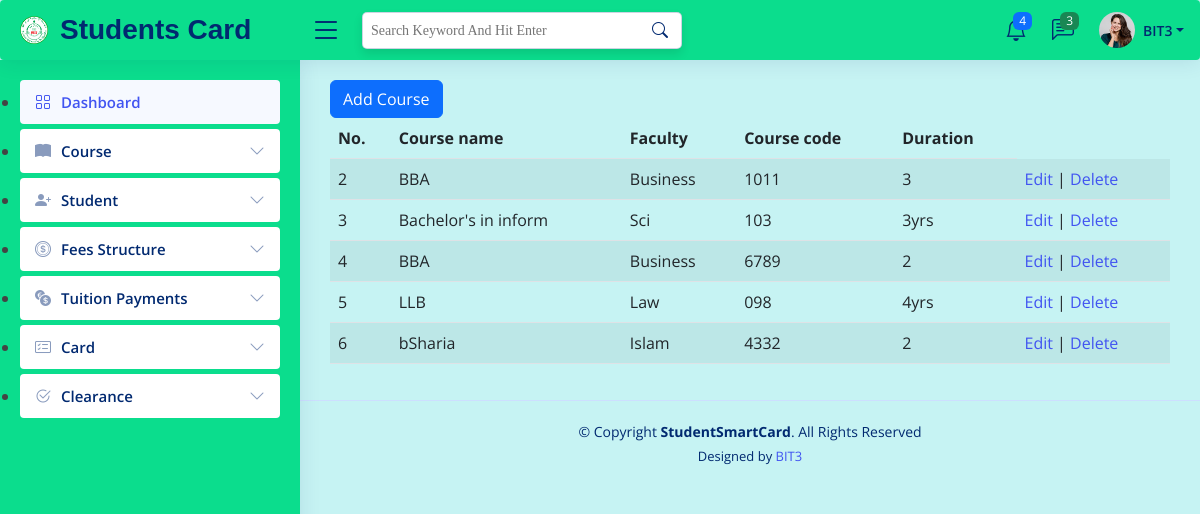
Screenshot of /add_course/ (signed in) with the database file from the repository.
### Cards/models.py (models this page shows, shortened)
class Course(models.Model):
    course_name = models.CharField(max_length=20)
    faculty = models.CharField(max_length=50)
    course_code = models.CharField(max_length=20)
    duration = models.CharField(max_length=20)

### Cards/views.py (the view)
# urls.py: path('add_course/', add_course_view, name= "add_course_page" ),
@login_required
def add_course_view(request):
    message =''
    if request.method == "POST":
        course_form = CourseForm(request.POST)
        if course_form.is_valid():
            course_form.save()
        message = "Course Added Successfully"
    else:
        course_form = CourseForm()
    messages.success(request,message)
    courses = Course.objects.all()
    context = {
        'form':course_form,
        'msg' :message,
        'courses' :courses
    }
    return render(request, "add_course.html", context)

### Cards/forms.py
class CourseForm(ModelForm):
    class Meta:
        model = Course
        fields = '__all__'

### Cards/templates/add_course.html (shortened to what this page needs)
{% extends './base2.html' %}
{% load crispy_forms_tags %}
{% block content %}
            <button type="button" class="btn btn-primary" data-bs-toggle="modal" data-bs-target="#basicModal">
                Add Course
              </button>
                <table class="table table-striped">
                    <thead>
                        <tr>
                            <th scope="col">No.</th>
                            <th scope="col">Course name</th>
                            <th scope="col">Faculty</th>
                            <th scope="col">Course code</th>
                            <th scope="col">Duration</th>
                        </tr>
                    </thead>
                    <tbody>
                        {% for Course in courses %}
                            <tr>
                                <td scope="row">{{Course.id}}</td>
                                <td>{{Course.course_name}}</td>
                                <td>{{Course.faculty}}</td>
                                <td>{{Course.course_code}}</td>
                                <td>{{Course.duration}}</td>
                                <td>
                                    <a href="{% url 'edit_course_page' Course.id %}">Edit</a> |
                                    <a href="{% url 'delete_course_page' Course.id %}"
                                    onclick ="return confirm('Are you sure to delete this Course')">
                                    Delete
                                    </a>
                                </td>
                            </tr>
                        {% endfor %}
                    </tbody>
                </table>
{% endblock content %}

### static/assets/css/style.css (style rules this page uses)
:root { scroll-behavior: smooth; }
body { font-family: "Open Sans", sans-serif; background: #c6f3f3; color: #444444; }
a { color: #4154f1; text-decoration: none; }

### rows the page displays
Course: id "2", course_name "BBA", faculty "Business", course_code "1011", duration "3"
Course: id "3", course_name "Bachelor's in inform", faculty "Sci", course_code "103", duration "3yrs"
Course: id "4", course_name "BBA", faculty "Business", course_code "6789", duration "2"
Course: id "5", course_name "LLB", faculty "Law", course_code "098", duration "4yrs"
Course: id "6", course_name "bSharia", faculty "Islam", course_code "4332", duration "2"
